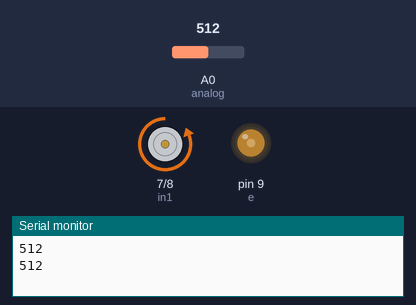
This sketch was run on a simulated Arduino Uno, built with avr-gcc and run on an emulated ATmega328P. Parts: motor-driver pin pairs drawn as motors (green arrow = first pin HIGH = forward, orange = second pin HIGH = backward, longer = more drive), output pins drawn as LEDs (lit = HIGH), the last lines printed to the serial monitor. The test bench sets the inputs (shaded band); at power-on: A0 (analog) = 512.

Above: at 1.8 s.
1.9 s: A0 (analog) set to 784
3.4 s: A0 (analog) set to 808
At 4.7 s:
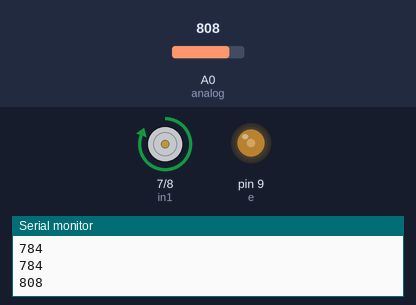
5.5 s: A0 (analog) set to 790
At 6.3 s:
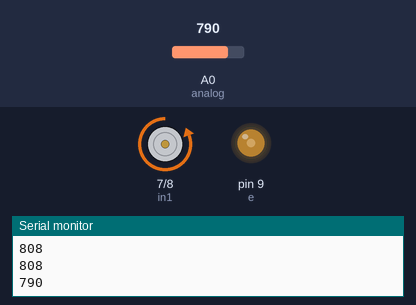
7.5 s: A0 (analog) set to 810
At 9.0 s:
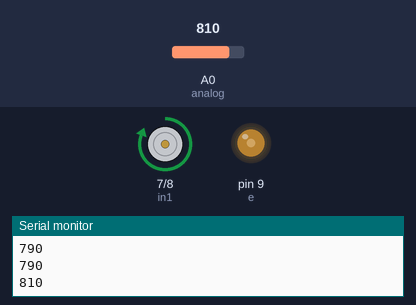
Timing chart, 0 to 10.5 s (numbered marks = the images above; inputs shaded):
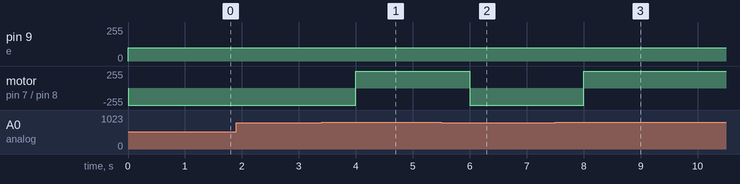

The sketch:

dc-anh-sang.ino
```cpp
int analog = A0;
int in1 = 7;
int in2 = 8;
int e = 9;

void setup() {
    Serial.begin(9600);
    pinMode(in1, OUTPUT);
    pinMode(in2, OUTPUT);
    pinMode(e, OUTPUT);
}

void loop() {
    int analogread = analogRead(analog);
    Serial.println(analogread);
    if(analogread < 800) {
        digitalWrite(in1, LOW);
        digitalWrite(in2, HIGH);
        analogWrite(e, 100);
    } else {
        digitalWrite(in1, HIGH);
        digitalWrite(in2, LOW);
        analogWrite(e, 100);
    }
    delay(1000);
}

/*
Cách lắp:
- Cảm biến ánh sáng:
    + VCC -> 5V
    + GND -> GND
    + OUT -> A0
- Module L298N:
    + IN1 -> D7
    + IN2 -> D8
    + ENA -> D9 (PWM)
    + OUT1/OUT2 -> Motor DC
    + VCC -> Pin, GND nối chung với Arduino
*/

//- Cảm biến ánh sáng:
// trời tối : giá trị cao
// trời sáng : giá trị thấp
```

Measured:
- the behaviour switches between 799 and 800 on A0 (analog) (found by bisection; images 0 and 1)
- after the input at 3.4 s, motor on pin 7 (in1) / pin 8 (in2): backward 255/255 → forward 255/255 after 0.60 s
- after the input at 5.5 s, motor on pin 7 (in1) / pin 8 (in2): forward 255/255 → backward 255/255 after 0.50 s
- after the input at 7.5 s, motor on pin 7 (in1) / pin 8 (in2): backward 255/255 → forward 255/255 after 0.50 s
